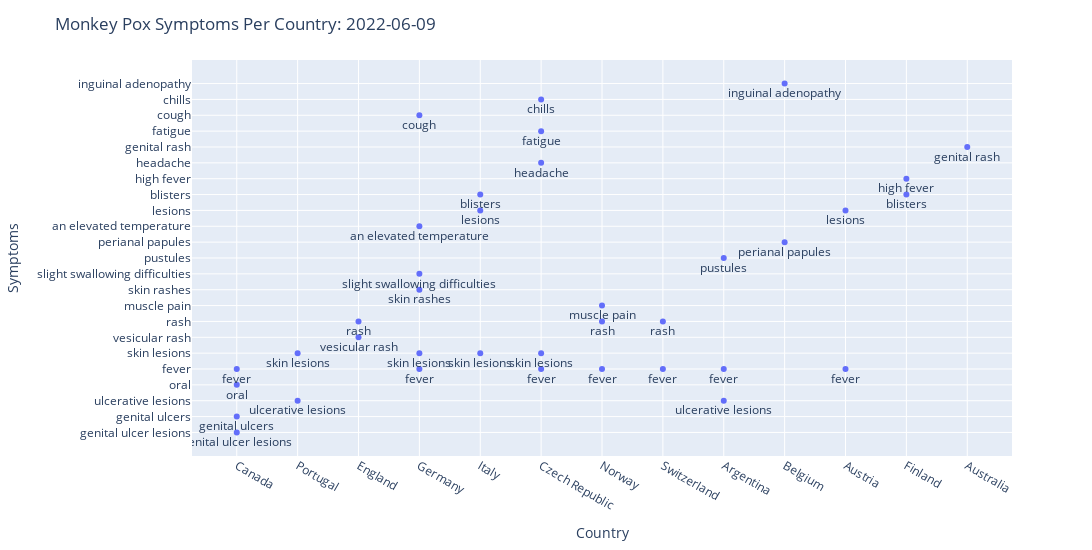

This figure's notebook cell:
### Code cell
fig5 = px.scatter(count_sym_df.sort_values('Symptoms_count', ascending=False), x='Country', y='Symptoms', text='Symptoms')

fig5.update_traces(textposition='bottom center')

fig5.update_layout(
    width=1920,
    height=550,
    title_text=f'Monkey Pox Symptoms Per Country: {date}'
)

fig5.show()

### Figure 1 — Plotly figure (JSON) as saved in the notebook; plotly's stock layout.template omitted (floating-point values rounded to 4 significant figures)
{"data": [{"hovertemplate": "Country=%{x}<br>Symptoms=%{text}<extra></extra>", "legendgroup": "", "marker": {"color": "#636efa", "symbol": "circle"}, "mode": "markers+text", "name": "", "orientation": "v", "showlegend": false, "text": ["genital ulcer lesions", "genital ulcers", "ulcerative lesions", "oral", "fever", "skin lesions", "vesicular rash", "fever", "rash", "skin lesions", "skin lesions", "skin lesions", "muscle pain", "skin rashes", "rash", "slight swallowing difficulties", "ulcerative lesions", "rash", "pustules", "perianal papules", "an elevated temperature", "lesions", "lesions", "blisters", "high fever", "headache", "genital rash", "fever", "fever", "fever", "fever", "fever", "fatigue", "cough", "chills", "blisters", "inguinal adenopathy"], "textposition": "bottom center", "type": "scatter", "x": ["Canada", "Canada", "Portugal", "Canada", "Canada", "Portugal", "England", "Germany", "England", "Italy", "Germany", "Czech Republic", "Norway", "Germany", "Switzerland", "Germany", "Argentina", "Norway", "Argentina", "Belgium", "Germany", "Italy", "Austria", "Finland", "Finland", "Czech Republic", "Australia", "Switzerland", "Norway", "Czech Republic", "Austria", "Argentina", "Czech Republic", "Germany", "Czech Republic", "Italy", "Belgium"], "xaxis": "x", "y": ["genital ulcer lesions", "genital ulcers", "ulcerative lesions", "oral", "fever", "skin lesions", "vesicular rash", "fever", "rash", "skin lesions", "skin lesions", "skin lesions", "muscle pain", "skin rashes", "rash", "slight swallowing difficulties", "ulcerative lesions", "rash", "pustules", "perianal papules", "an elevated temperature", "lesions", "lesions", "blisters", "high fever", "headache", "genital rash", "fever", "fever", "fever", "fever", "fever", "fatigue", "cough", "chills", "blisters", "inguinal adenopathy"], "yaxis": "y"}], "layout": {"height": 550, "legend": {"tracegroupgap": 0}, "margin": {"t": 60}, "title": {"text": "Monkey Pox Symptoms Per Country: 2022-06-09"}, "width": 1920, "xaxis": {"anchor": "y", "domain": [0, 1], "title": {"text": "Country"}}, "yaxis": {"anchor": "x", "domain": [0, 1], "title": {"text": "Symptoms"}}}}
